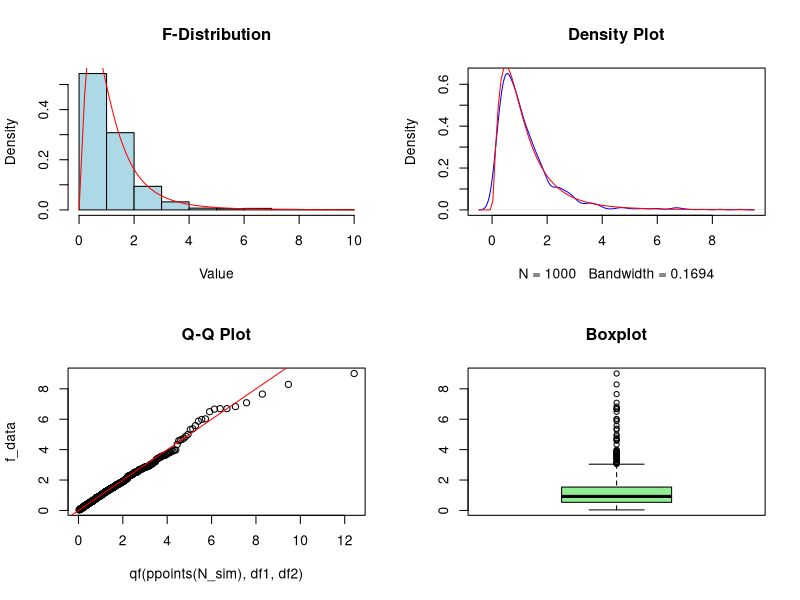

Write R code to recreate this figure.
# Parameters
df1 <- 5  
df2 <- 10  
N_sim <- 1000  

# Data generation
set.seed(123)  
chi2_1 <- rchisq(N_sim, df = df1)  
chi2_2 <- rchisq(N_sim, df = df2)  
f_data <- (chi2_1 / df1) / (chi2_2 / df2)  

# Graphs
par(mfrow = c(2, 2))  
hist(f_data, probability = TRUE, col = "lightblue", main = "F-Distribution", xlab = "Value")  
curve(df(x, df1, df2), add = TRUE, col = "red")  
plot(density(f_data), col = "blue", main = "Density Plot")  
curve(df(x, df1, df2), add = TRUE, col = "red")  
qqplot(qf(ppoints(N_sim), df1, df2), f_data, main = "Q-Q Plot")  
abline(0, 1, col = "red")  
boxplot(f_data, col = "lightgreen", main = "Boxplot")
